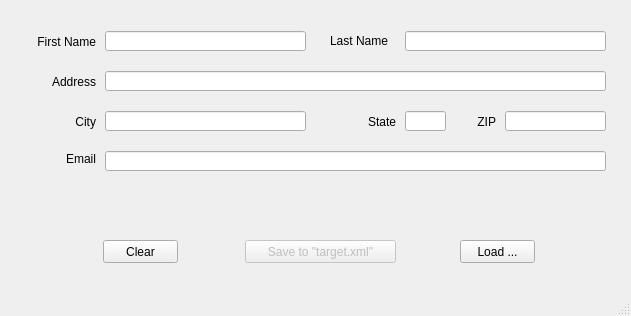
<?xml version="1.0" encoding="UTF-8"?>
<ui version="4.0">
 <class>MainWindow</class>
 <widget class="QMainWindow" name="MainWindow">
  <property name="geometry">
   <rect>
    <x>0</x>
    <y>0</y>
    <width>631</width>
    <height>316</height>
   </rect>
  </property>
  <property name="windowTitle">
   <string>MainWindow</string>
  </property>
  <widget class="QWidget" name="centralwidget">
   <widget class="QLabel" name="lblFirstName">
    <property name="geometry">
     <rect>
      <x>15</x>
      <y>31</y>
      <width>81</width>
      <height>21</height>
     </rect>
    </property>
    <property name="text">
     <string>First Name</string>
    </property>
    <property name="alignment">
     <set>Qt::AlignRight|Qt::AlignTrailing|Qt::AlignVCenter</set>
    </property>
   </widget>
   <widget class="QLineEdit" name="txtFirstName">
    <property name="geometry">
     <rect>
      <x>105</x>
      <y>31</y>
      <width>201</width>
      <height>20</height>
     </rect>
    </property>
    <property name="text">
     <string/>
    </property>
   </widget>
   <widget class="QLineEdit" name="txtLastName">
    <property name="geometry">
     <rect>
      <x>405</x>
      <y>31</y>
      <width>201</width>
      <height>20</height>
     </rect>
    </property>
    <property name="text">
     <string/>
    </property>
   </widget>
   <widget class="QLabel" name="lblLastName">
    <property name="geometry">
     <rect>
      <x>330</x>
      <y>30</y>
      <width>71</width>
      <height>21</height>
     </rect>
    </property>
    <property name="text">
     <string>Last Name</string>
    </property>
   </widget>
   <widget class="QLineEdit" name="txtAddress">
    <property name="geometry">
     <rect>
      <x>105</x>
      <y>71</y>
      <width>501</width>
      <height>20</height>
     </rect>
    </property>
    <property name="text">
     <string/>
    </property>
   </widget>
   <widget class="QLabel" name="lblAddress">
    <property name="geometry">
     <rect>
      <x>25</x>
      <y>71</y>
      <width>71</width>
      <height>21</height>
     </rect>
    </property>
    <property name="text">
     <string>Address</string>
    </property>
    <property name="alignment">
     <set>Qt::AlignRight|Qt::AlignTrailing|Qt::AlignVCenter</set>
    </property>
   </widget>
   <widget class="QLineEdit" name="txtCity">
    <property name="geometry">
     <rect>
      <x>105</x>
      <y>111</y>
      <width>201</width>
      <height>20</height>
     </rect>
    </property>
    <property name="text">
     <string/>
    </property>
   </widget>
   <widget class="QLabel" name="lblCity">
    <property name="geometry">
     <rect>
      <x>55</x>
      <y>111</y>
      <width>41</width>
      <height>21</height>
     </rect>
    </property>
    <property name="text">
     <string>City</string>
    </property>
    <property name="alignment">
     <set>Qt::AlignRight|Qt::AlignTrailing|Qt::AlignVCenter</set>
    </property>
   </widget>
   <widget class="QLabel" name="lblState">
    <property name="geometry">
     <rect>
      <x>355</x>
      <y>111</y>
      <width>41</width>
      <height>21</height>
     </rect>
    </property>
    <property name="text">
     <string>State</string>
    </property>
    <property name="alignment">
     <set>Qt::AlignRight|Qt::AlignTrailing|Qt::AlignVCenter</set>
    </property>
   </widget>
   <widget class="QLineEdit" name="txtState">
    <property name="geometry">
     <rect>
      <x>405</x>
      <y>111</y>
      <width>41</width>
      <height>20</height>
     </rect>
    </property>
    <property name="text">
     <string/>
    </property>
   </widget>
   <widget class="QLineEdit" name="txtZip">
    <property name="geometry">
     <rect>
      <x>505</x>
      <y>111</y>
      <width>101</width>
      <height>20</height>
     </rect>
    </property>
   </widget>
   <widget class="QLabel" name="lblZip">
    <property name="geometry">
     <rect>
      <x>455</x>
      <y>111</y>
      <width>41</width>
      <height>21</height>
     </rect>
    </property>
    <property name="text">
     <string>ZIP</string>
    </property>
    <property name="alignment">
     <set>Qt::AlignRight|Qt::AlignTrailing|Qt::AlignVCenter</set>
    </property>
   </widget>
   <widget class="QLineEdit" name="txtEmail">
    <property name="geometry">
     <rect>
      <x>105</x>
      <y>151</y>
      <width>501</width>
      <height>20</height>
     </rect>
    </property>
   </widget>
   <widget class="QLabel" name="lblEmail">
    <property name="geometry">
     <rect>
      <x>55</x>
      <y>151</y>
      <width>41</width>
      <height>16</height>
     </rect>
    </property>
    <property name="text">
     <string>Email</string>
    </property>
    <property name="alignment">
     <set>Qt::AlignRight|Qt::AlignTrailing|Qt::AlignVCenter</set>
    </property>
   </widget>
   <widget class="QPushButton" name="btnClear">
    <property name="geometry">
     <rect>
      <x>103</x>
      <y>240</y>
      <width>75</width>
      <height>23</height>
     </rect>
    </property>
    <property name="text">
     <string>Clear</string>
    </property>
   </widget>
   <widget class="QPushButton" name="btnSave">
    <property name="enabled">
     <bool>false</bool>
    </property>
    <property name="geometry">
     <rect>
      <x>245</x>
      <y>240</y>
      <width>151</width>
      <height>23</height>
     </rect>
    </property>
    <property name="text">
     <string>Save to &quot;target.xml&quot;</string>
    </property>
   </widget>
   <widget class="QPushButton" name="btnLoad">
    <property name="geometry">
     <rect>
      <x>460</x>
      <y>240</y>
      <width>75</width>
      <height>23</height>
     </rect>
    </property>
    <property name="text">
     <string>Load ...</string>
    </property>
   </widget>
   <widget class="QLabel" name="lblError">
    <property name="enabled">
     <bool>true</bool>
    </property>
    <property name="geometry">
     <rect>
      <x>110</x>
      <y>190</y>
      <width>491</width>
      <height>21</height>
     </rect>
    </property>
    <property name="font">
     <font>
      <family>MS Sans Serif</family>
      <pointsize>14</pointsize>
     </font>
    </property>
    <property name="text">
     <string/>
    </property>
   </widget>
  </widget>
  <widget class="QMenuBar" name="menubar">
   <property name="geometry">
    <rect>
     <x>0</x>
     <y>0</y>
     <width>631</width>
     <height>25</height>
    </rect>
   </property>
  </widget>
  <widget class="QStatusBar" name="statusbar"/>
 </widget>
 <tabstops>
  <tabstop>txtFirstName</tabstop>
  <tabstop>txtLastName</tabstop>
  <tabstop>txtAddress</tabstop>
  <tabstop>txtCity</tabstop>
  <tabstop>txtState</tabstop>
  <tabstop>txtZip</tabstop>
  <tabstop>txtEmail</tabstop>
  <tabstop>btnClear</tabstop>
  <tabstop>btnSave</tabstop>
  <tabstop>btnLoad</tabstop>
 </tabstops>
 <resources/>
 <connections/>
</ui>
